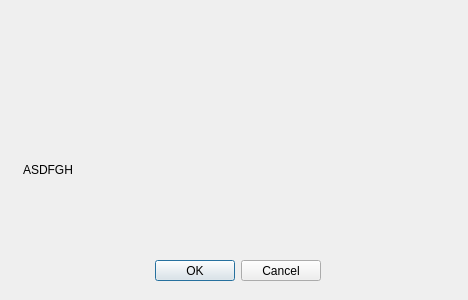
<?xml version="1.0" encoding="UTF-8"?>
<ui version="4.0">
 <class>endscreen</class>
 <widget class="QDialog" name="endscreen">
  <property name="geometry">
   <rect>
    <x>0</x>
    <y>0</y>
    <width>468</width>
    <height>300</height>
   </rect>
  </property>
  <property name="windowTitle">
   <string>Dialog</string>
  </property>
  <widget class="QDialogButtonBox" name="buttonBox">
   <property name="geometry">
    <rect>
     <x>-20</x>
     <y>260</y>
     <width>341</width>
     <height>21</height>
    </rect>
   </property>
   <property name="orientation">
    <enum>Qt::Horizontal</enum>
   </property>
   <property name="standardButtons">
    <set>QDialogButtonBox::Cancel|QDialogButtonBox::Ok</set>
   </property>
  </widget>
  <widget class="QLabel" name="messageLabel">
   <property name="geometry">
    <rect>
     <x>23</x>
     <y>160</y>
     <width>421</width>
     <height>20</height>
    </rect>
   </property>
   <property name="text">
    <string>ASDFGH</string>
   </property>
  </widget>
 </widget>
 <resources/>
 <connections>
  <connection>
   <sender>buttonBox</sender>
   <signal>accepted()</signal>
   <receiver>endscreen</receiver>
   <slot>accept()</slot>
   <hints>
    <hint type="sourcelabel">
     <x>248</x>
     <y>254</y>
    </hint>
    <hint type="destinationlabel">
     <x>157</x>
     <y>274</y>
    </hint>
   </hints>
  </connection>
  <connection>
   <sender>buttonBox</sender>
   <signal>rejected()</signal>
   <receiver>endscreen</receiver>
   <slot>reject()</slot>
   <hints>
    <hint type="sourcelabel">
     <x>316</x>
     <y>260</y>
    </hint>
    <hint type="destinationlabel">
     <x>286</x>
     <y>274</y>
    </hint>
   </hints>
  </connection>
 </connections>
</ui>
